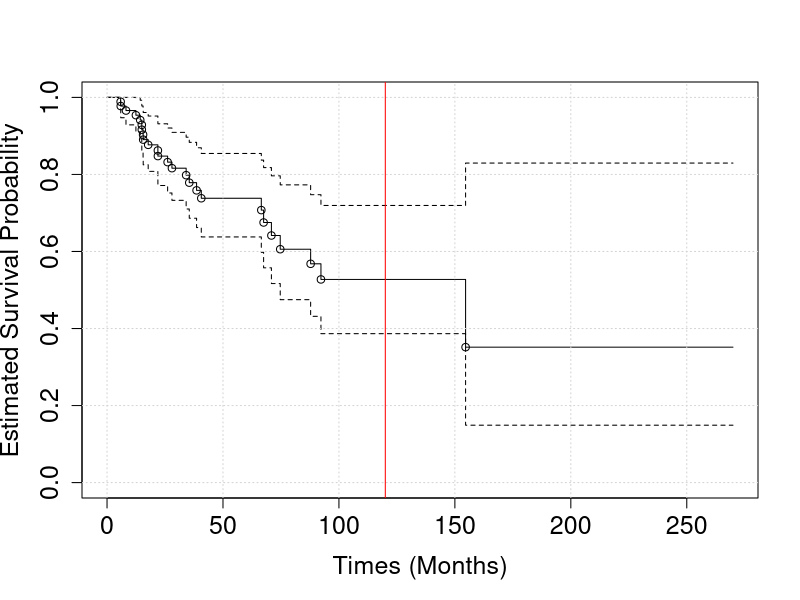
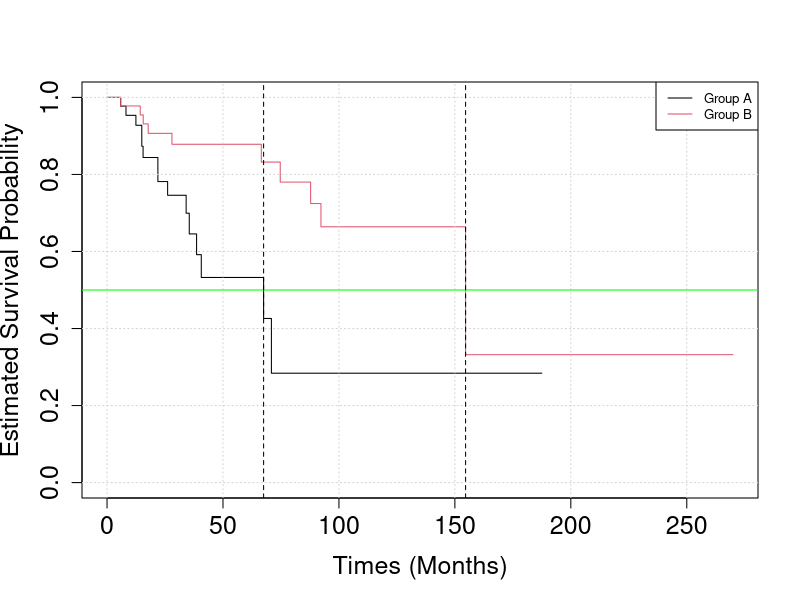
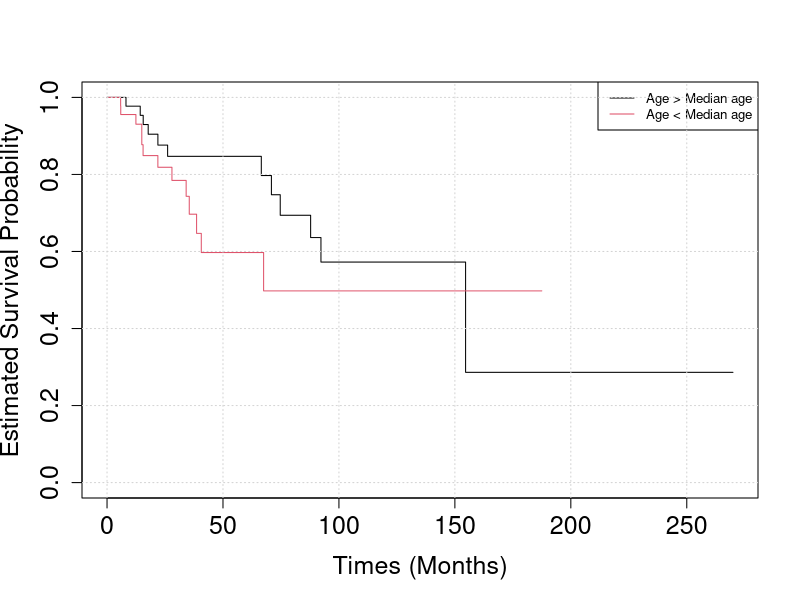

These charts were generated, in order, by the following R code:
## ---- chunk 1
set.seed(123)
N = 50
timesA = rexp(n=N, 1/26)
timesB = rexp(n=N, 1/60)
eventsA = rbinom(n=N, prob=0.3, size=1)
eventsB = rbinom(n=N, prob=0.2, size=1)

times = c(timesA, timesB)
events = c(eventsA, eventsB)

# times=timesA
# events=eventsA
## ---- chunk 2
library(survival)

## Store survival times and event (deaths) in a survival-object.
SURV = Surv(times, events)
SURV
## ---- chunk 3
S1 = survfit(SURV ~ 1)
S1
## ---- chunk 4
#plot(SURV, conf.int = FALSE)
plot(S1, 
     xlab = "Times (Months)", 
     ylab = "Estimated Survival Probability", 
     cex.axis=1.5, 
     cex.lab=1.5)
grid()
abline(v = 120, col = "red")


#Extra
#raw calculation of Kaplan-Meier estimates
test=data.frame(times=times,events=events)
test= test[order(test$times),]
test$n<-nrow(test):1
test= test[test$events>=1,]

#compute 1-d_i/n_i
for(i in 1:nrow(test)){test$survival[i]=1-test$events[i]/test$n[i]
}

#calculate the estimate of the survivl function
for(i in 1:nrow(test)){test$p[i]=prod(test$survival[1:i])}


points(x=test$times,y=test$p)
## ---- chunk 5
summary(S1, times = 120)
## ---- chunk 6
group = gl(2, N)
## ---- chunk 7
S2 = survfit(SURV ~ group)
S2
## ---- chunk 8
plot(S2, xlab="Times (Months)", ylab="Estimated Survival Probability", 
     cex.axis=1.5, cex.lab=1.5, col=c(1,2))
grid()
legend("topright", legend=c("Group A", "Group B"), col = c(1, 2),
       lty=1, cex=0.8)
abline(h = 0.5, col = "green")
# median survival time
abline(v = quantile(survfit(SURV ~ group), probs = 0.5)$quantile, lty = "dashed")
## ---- chunk 9
ageA = rnorm(n = N, mean = 55, sd = 2.5)
ageB = rnorm(n = N, mean = 50, sd = 2.5)
age = c(ageA, ageB)
age = (age>median(age))
## ---- chunk 10
S3 = survfit(SURV ~ age)
plot(S3, xlab="Times (Months)", ylab="Estimated Survival Probability", cex.axis=1.5, cex.lab=1.5, col=c(1,2))
legend("topright",
       legend=c("Age > Median age", "Age < Median age"), 
       col = c(1, 2),
       lty=1, cex=0.8)

grid()
## ---- chunk 11
C = coxph(SURV ~ group+age)
summary(C)
